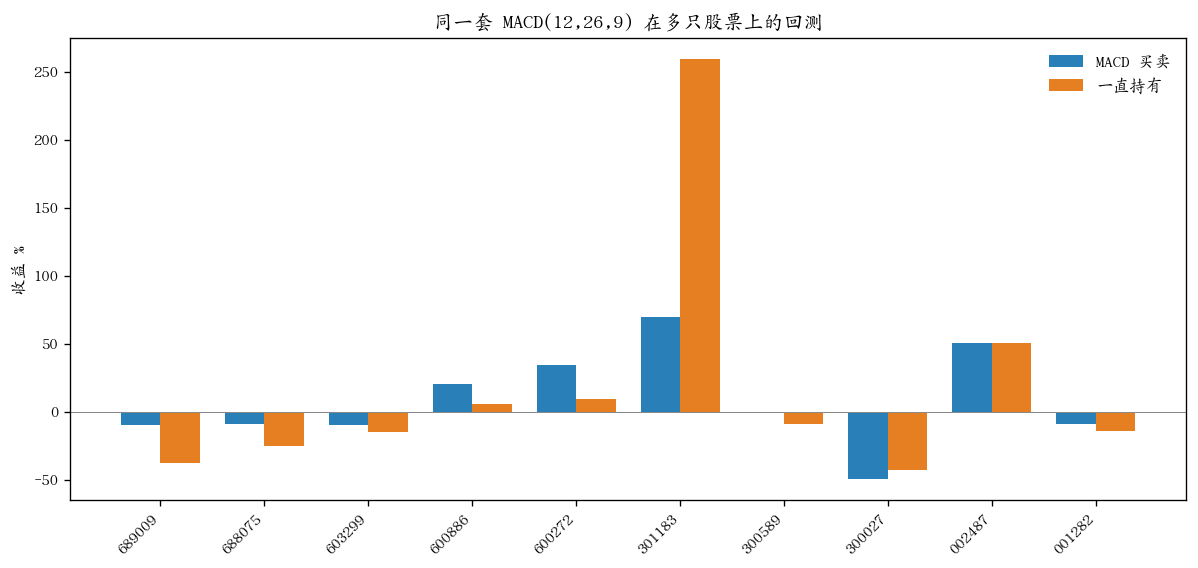

Python code for this plot:
#!/usr/bin/env python3
"""
用多只股票回测 06 的 MACD 买卖。

规则不变：金叉按收盘满仓买入，死叉按收盘全部卖出。
股票从全市场列表里按代码均匀抽取，不只用第一页（那一页几乎都是科创板）。

用法:
    python3 backtest.py
    python3 backtest.py 10
"""
import os
import sys
import time

import matplotlib

matplotlib.use("Agg")
import matplotlib.pyplot as plt
import pandas as pd

ROOT = os.path.dirname(os.path.dirname(os.path.abspath(__file__)))
sys.path.insert(0, os.path.join(ROOT, "01-股票的数据获取"))
sys.path.insert(0, os.path.join(ROOT, "03-均线和MACD"))
sys.path.insert(0, os.path.join(ROOT, "06-用MACD指标做简单交易系统"))

import stock_list
from ma import load_close
from trade import simulate

PAGE = 100


def sample_stocks(n):
    """按代码排序后的位置均匀取 n 只。同一页只请求一次。"""
    first = stock_list._fetch_page(1, 1)
    total = int(first.get("total") or 0)
    if total <= 0:
        raise RuntimeError("股票列表为空")
    n = min(n, total)
    indexes = [int(i * total / n) for i in range(n)]
    pages = {}
    picked = []
    for idx in indexes:
        page = idx // PAGE + 1
        if page not in pages:
            pages[page] = stock_list._parse_rows(stock_list._fetch_page(page, PAGE))
            time.sleep(0.15)
        offset = idx % PAGE
        rows = pages[page]
        if offset < len(rows):
            picked.append(rows[offset])
    return picked, total


def run_one(code):
    df = load_close(code)
    trades, strat_ret, hold_ret, _, _ = simulate(df)
    closed = sum(1 for t in trades if not t["open"])
    return {
        "code": df.attrs.get("code") or code,
        "name": df.attrs.get("name") or "",
        "trades": closed,
        "strat": strat_ret,
        "hold": hold_ret,
        "better": strat_ret > hold_ret,
    }


def save_plot(df, png_path):
    plt.rcParams["font.sans-serif"] = ["Noto Sans CJK SC", "AR PL UKai CN", "DejaVu Sans"]
    plt.rcParams["axes.unicode_minus"] = False
    fig, ax = plt.subplots(figsize=(12, 5))
    x = range(len(df))
    width = 0.38
    ax.bar([i - width / 2 for i in x], df["strat"] * 100, width, label="MACD 买卖", color="#2980b9")
    ax.bar([i + width / 2 for i in x], df["hold"] * 100, width, label="一直持有", color="#e67e22")
    ax.axhline(0, color="#888888", linewidth=0.6)
    ax.set_xticks(list(x))
    ax.set_xticklabels(df["code"].tolist(), rotation=45, ha="right")
    ax.set_ylabel("收益 %")
    ax.set_title("同一套 MACD(12,26,9) 在多只股票上的回测")
    ax.legend(frameon=False)
    fig.savefig(png_path, dpi=120, bbox_inches="tight")
    plt.close(fig)


if __name__ == "__main__":
    n = int(sys.argv[1]) if len(sys.argv) > 1 else 10
    stocks, total = sample_stocks(n)
    print(f"全市场约 {total} 只，均匀抽取 {len(stocks)} 只")
    print("规则与 06 相同：金叉买入，死叉卖出，参数 12,26,9\n")

    rows = []
    for s in stocks:
        code = s["code"]
        try:
            row = run_one(code)
            rows.append(row)
            print(f"{row['code']:<10}{row['name']:<8}  完成{row['trades']:2d}笔  "
                  f"策略{row['strat']:8.2%}  持有{row['hold']:8.2%}")
        except Exception as e:
            print(f"{code}  跳过: {e}")
        time.sleep(0.15)

    if not rows:
        sys.exit("没有成功的回测")

    df = pd.DataFrame(rows)
    better = int(df["better"].sum())
    print(f"\n成功 {len(df)} 只，策略收益高于一直持有的有 {better} 只")
    print(f"策略收益平均 {df['strat'].mean():.2%}，中位数 {df['strat'].median():.2%}")
    print(f"一直持有平均 {df['hold'].mean():.2%}，中位数 {df['hold'].median():.2%}")

    out = os.path.dirname(os.path.abspath(__file__))
    csv_path = os.path.join(out, "backtest.csv")
    df.to_csv(csv_path, index=False, encoding="utf-8-sig")
    png_path = os.path.join(out, "backtest.png")
    save_plot(df, png_path)
    print(f"\n已保存: {csv_path}")
    print(f"已保存: {png_path}")
    print("\n用法: python3 backtest.py 10")
